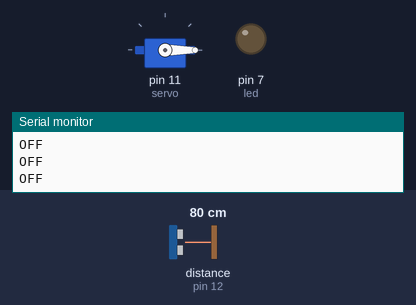
The sketch below on a simulated Arduino Uno, built with avr-gcc and run on an emulated ATmega328P. Parts: servo, output pins drawn as LEDs (lit = HIGH), the last lines printed to the serial monitor. Wiring (inferred from the names in the program): ultrasonic range finder: trigger pin 13; echo pin 12. The inputs (shaded band) are chosen by the test bench; at power-on: distance to the obstacle (sensor on pin 12) 80 cm. The echo pulse lasts 58.3 µs per cm; pins used as bus, display or sensor lines are not drawn.

Above: at 1.2 s.
1.3 s: distance to the obstacle (sensor on pin 12) set to 12 cm
4.3 s: distance to the obstacle (sensor on pin 12) set to 9 cm
At 6.0 s:
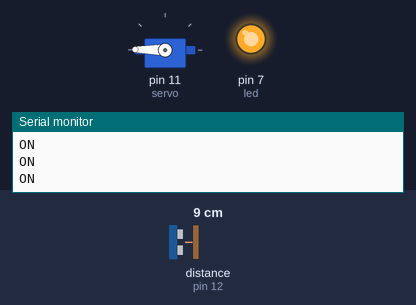
10.3 s: distance to the obstacle (sensor on pin 12) set to 18 cm
At 12.7 s:
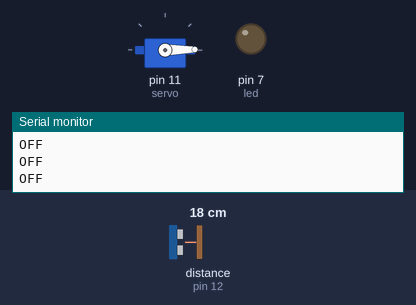
13.3 s: distance to the obstacle (sensor on pin 12) set to 2 cm
At 13.45 s:
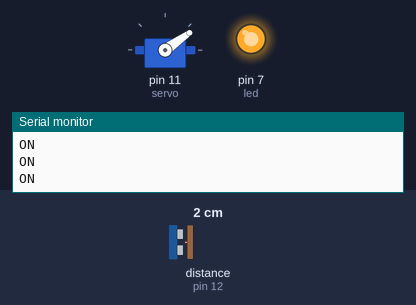
16.3 s: distance to the obstacle (sensor on pin 12) set to 35 cm
At 18.6 s:
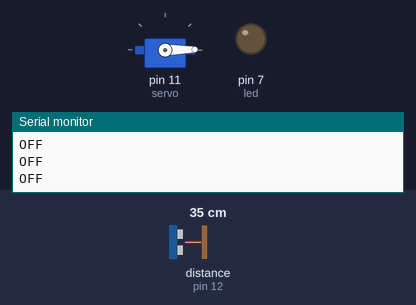
Timing chart, 0 to 19.7 s (numbered marks = the images above; inputs shaded):
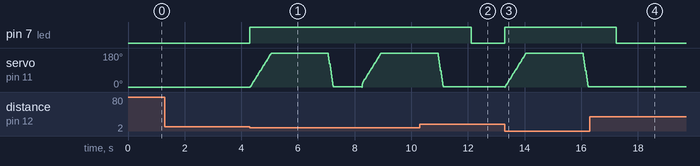

Measured:
- the behaviour switches between 11 and 10 cm on distance to the obstacle (sensor on pin 12) (found by bisection; images 0 and 1)
- after the input at 4.3 s, pin 7 (led): LOW → HIGH at once
- after the input at 10.3 s, pin 7 (led): HIGH → LOW after 1.8 s
- after the input at 13.3 s, pin 7 (led): LOW → HIGH at once
- after the input at 16.3 s, pin 7 (led): HIGH → LOW after 0.95 s; servo on pin 11 (servo): stops changing and stays 1°

The sketch:

smartbox.ino
```cpp
#include <Servo.h>
#define trig 13
#define eco 12
#define led 7
Servo servo;
int angle=0;

void setup() {
  servo.attach(11);
  servo.write(angle);
  Serial.begin (9600);
  pinMode(trig,OUTPUT);
  pinMode(eco,INPUT);
  pinMode(led,OUTPUT);

}

void loop() {
  digitalWrite(trig,HIGH);
  delayMicroseconds(10);
  digitalWrite(trig,LOW);
  long tim=pulseIn(eco,HIGH)/2;
  long dist=tim*0.034;


  if(dist<10){
    digitalWrite(led,HIGH);
    for(angle=0;angle<180;angle++){
      servo.write(angle);
      delay(1);
      Serial.println("ON");
    }
    delay(2000);
    for(angle=180;angle>0;angle--){
      servo.write(angle);
      delay(1);
    }
    delay(1000);
  }
  else {
    Serial.println("OFF");
    digitalWrite(led,LOW);
  }

}
```
